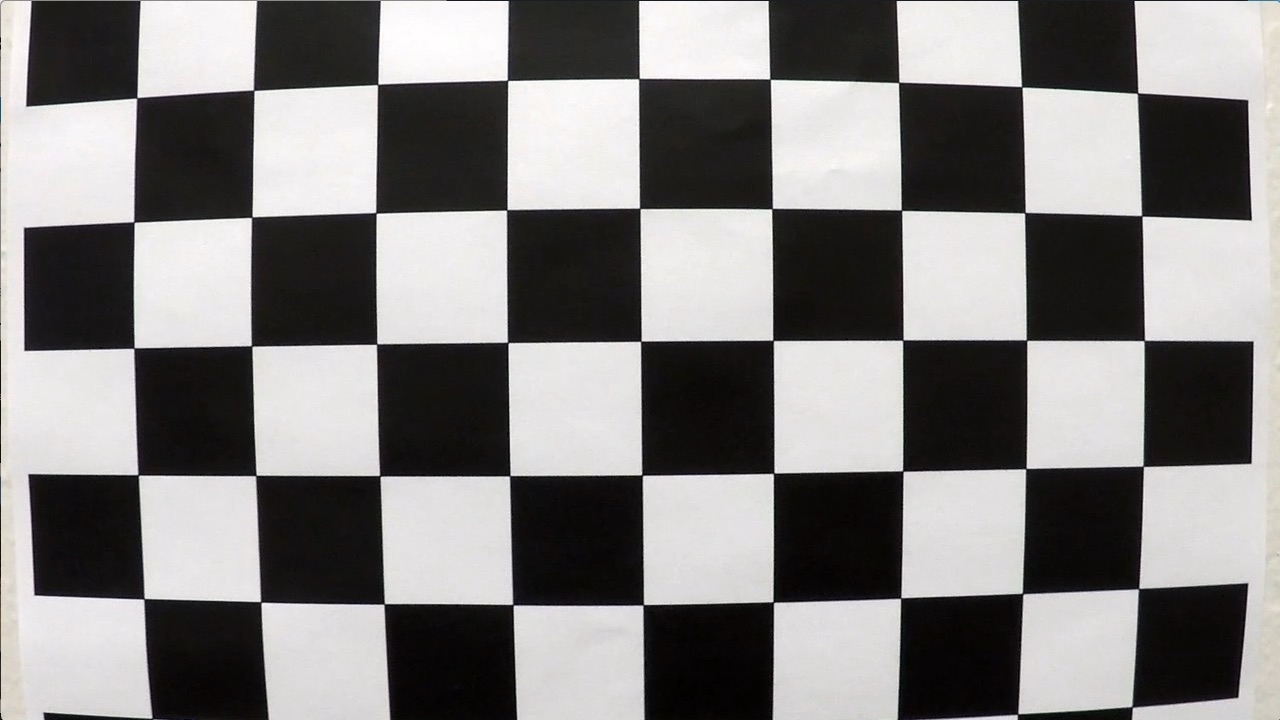
#> input picture Advanced Lane Finding Project/camera_cal/calibration1.jpg, 1280 x 720 px
$ jupyter execute --allow-errors finding_lane_lines.ipynb   (shell and % lines are left out)   (older library calls are emulated)
#> lines starting #> are read from the running program, lines starting #| are printed output that depends on the picture; after the words box and inside, x2 and y2 are one past the last pixel; in counts of white or black regions, pixels touching at a corner belong together
[cell 1]
import numpy as np
import cv2
import matplotlib.pyplot as plt
import matplotlib.image as mpimg
import glob
from moviepy.editor import VideoFileClip
from scipy import signal

[cell 2]
## EXAMPLE IMAGE WITH CORNERS DRAWN
nx = 9
ny = 5
img = cv2.imread("camera_cal/calibration1.jpg")
#> img is the input picture: shape (720, 1280, 3); mean B, G, R 127.8, 128.4, 130.1
gray = cv2.cvtColor(img, cv2.COLOR_BGR2GRAY)
ret, corners = cv2.findChessboardCorners(gray, (nx, ny), None)
#> ret = True; corners = 45 rows, first 8: [137.5, 96.45], [253.6, 90.19], [377.5, 84.48], [506.8, 79.62], [639.6, 77.4], [770.5, 79.55], [899.2, 82.02], [1022.5, 87.62]
if ret:
    cv2.drawChessboardCorners(img, (nx, ny), corners, ret)
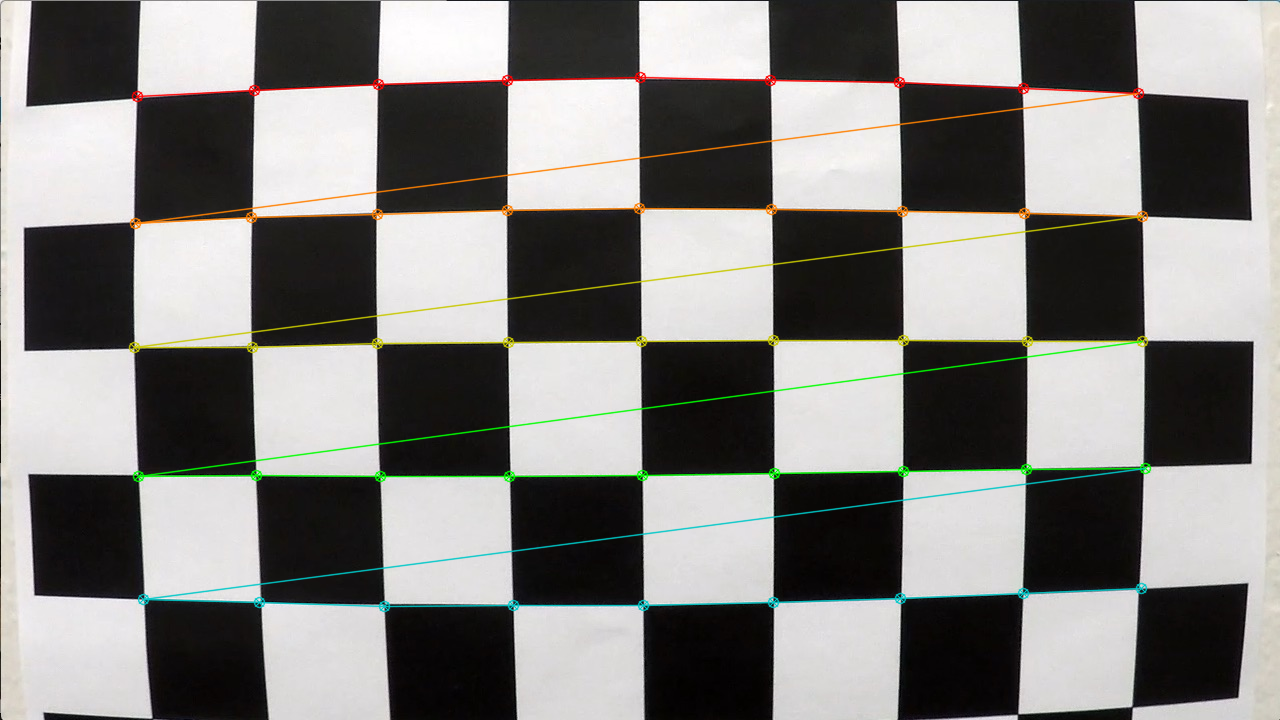
#> img: shape (720, 1280, 3); 3.34% of pixels changed, all inside (x1, y1, x2, y2) = (128, 71, 1152, 613)
    plt.imshow(img)

[cell 3]
## LOOP THROUGH ALL IMAGES, GENERATE IMG AND OBJECT POINTS
images = glob.glob("camera_cal/calibration*.jpg")
objpoints = []
imgpoints = []
objp = np.zeros((nx*ny, 3), np.float32)
objp[:,:2] = np.mgrid[0:nx,0:ny].T.reshape(-1, 2)

for fname in images:
    img = cv2.imread(fname)
    gray = cv2.cvtColor(img, cv2.COLOR_BGR2GRAY)
    ret, corners = cv2.findChessboardCorners(gray, (nx, ny), None)
    if ret:
        imgpoints.append(corners)
        objpoints.append(objp)

[cell 4]
## GENERATE DISTORTION COEFFICIENTS
ret, mtx, dist, rvecs, tvecs = cv2.calibrateCamera(objpoints, imgpoints,
                                                       img.shape[0:2], None,
                                                       None)
#> ret = 1.29; mtx = [[6366.1, 0, 674.1], [0, 6522.4, 461.3], [0, 0, 1]]; dist = [[-8.01, 112.6, -0.0593, -0.0469, -3644.1]]; rvecs = ([0.234, -0.0124, -0.00697],); tvecs = ([-4.26, -2.79, 47.33],)

# [4 lines left out: function cal_undistort, not called in this run]

[cell 5]
img = mpimg.imread("camera_cal/calibration1.jpg")
def cal_undistort(img, objpoints=objpoints, imgpoints=imgpoints):
    ## Undistort the picture
    undist = cv2.undistort(img, mtx, dist, None, mtx)
    return undist
mpimg.imsave("output_images/undistorted_chessboard.jpg", cal_undistort(img))

#> (a cell that did not finish here is left out)

[cell 7]
plt.imshow(img)

[cell 8]
img = cal_undistort(img)
mpimg.imsave("output_images/transformed_road.jpg", img)
original = img #for final plotting
plt.imshow(img)

[cell 9]
hls = cv2.cvtColor(img, cv2.COLOR_RGB2HLS).astype(np.float)
h_channel = hls[:,:,0]
l_channel = hls[:,:,1]
s_channel = hls[:,:,2]
plt.imshow(h_channel)

[cell 10]
plt.imshow(l_channel)

[cell 11]
plt.imshow(s_channel)

[cell 12]
## APPLY THRESHOLDS TO DETECT LANELINES
def pipeline(img, sx_thresh=(25, 75), lx_thresh=(50, 75), dir_thresh=(
        0.2*3.14, 0.8*3.14),
             ksize=9):
    # Convert to HLS color space
#> called with sx_thresh = (25, 75), lx_thresh = (50, 75), dir_thresh = (0.628, 2.51), ksize = 9
    hls = cv2.cvtColor(img, cv2.COLOR_RGB2HLS).astype(np.float)
    s_channel = hls[:,:,2]

    # Calculate Sobel X in the S Channel
    sobelx_s = cv2.Sobel(s_channel, cv2.CV_64F, 1, 0, ksize=ksize) # Take the
    abs_sobelx_s = np.absolute(sobelx_s) # Absolute x derivative to accentuate lines away from horizontal
    scaled_sobel_s = np.uint8(255*abs_sobelx_s/np.max(abs_sobelx_s))

    #Calculate direction of the gradient in the S Channel
    sobely_s = np.absolute(cv2.Sobel(s_channel, cv2.CV_64F, 0, 1, ksize=ksize))
    direction_s = np.arctan2(sobely_s, sobelx_s)


    l_channel = hls[:,:,1]
    # Calculate Sobel X in the L Channel
    sobelx_l = cv2.Sobel(l_channel, cv2.CV_64F, 1, 0, ksize=ksize) # Take the
    abs_sobelx_l = np.absolute(sobelx_l) # Absolute x derivative to accentuate lines away from horizontal
    scaled_sobel_l = np.uint8(255*abs_sobelx_l/np.max(abs_sobelx_l))

    #Calculate direction of the gradient in the L Channel
    sobely_l = np.absolute(cv2.Sobel(l_channel, cv2.CV_64F, 0, 1, ksize=ksize))
    direction_l = np.arctan2(sobely_l, sobelx_l)
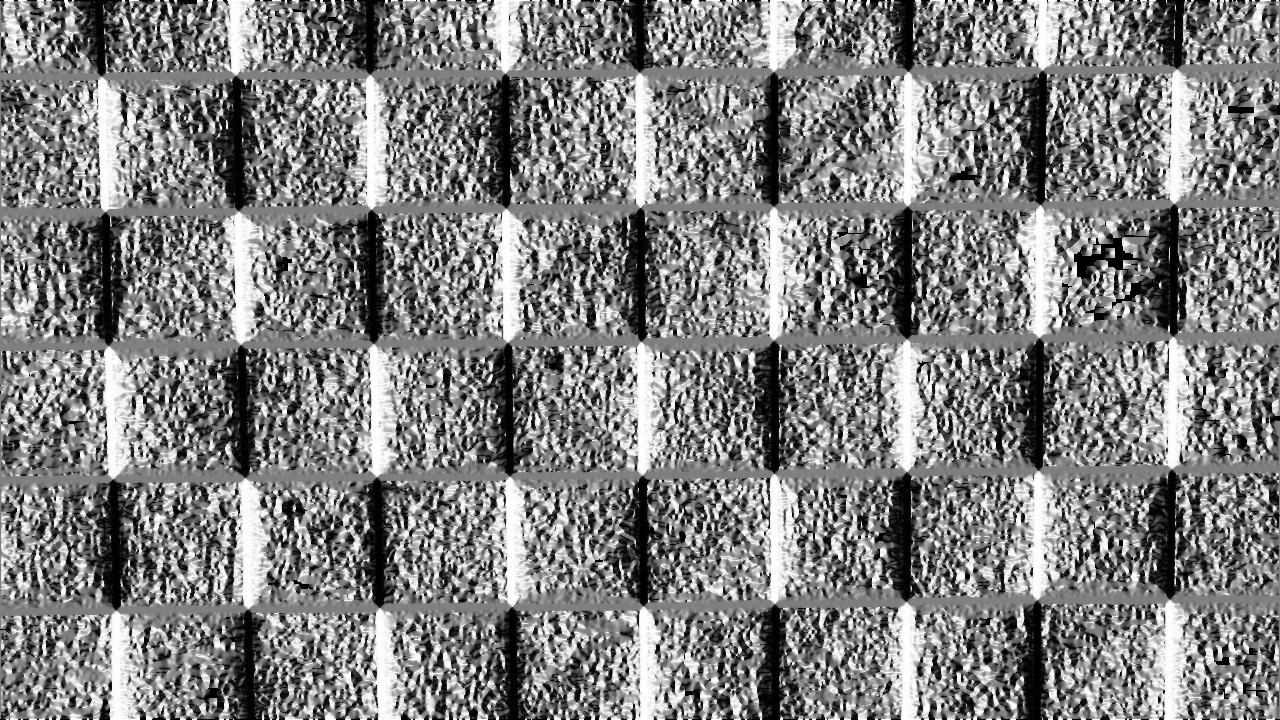
#> direction_l: shape (720, 1280) float64; min 0, max 3.14, mean 1.58; drawn with min black and max white

    # Threshold. Sobel X and gradient direction must meet thresholds in either l or s channel
    sxbinary = np.zeros_like(scaled_sobel_l)
    sxbinary[((scaled_sobel_s >= sx_thresh[0]) & (scaled_sobel_s <= sx_thresh[1])
    & (direction_s >= dir_thresh[0]) & (direction_s <= dir_thresh[1])) |
            ((scaled_sobel_l >= lx_thresh[0]) & (scaled_sobel_l <= lx_thresh[1])
    & (direction_l >= dir_thresh[0]) & (direction_l <= dir_thresh[1]))] = 1
    return sxbinary

mpimg.imsave("output_images/binary.jpg", pipeline(img))
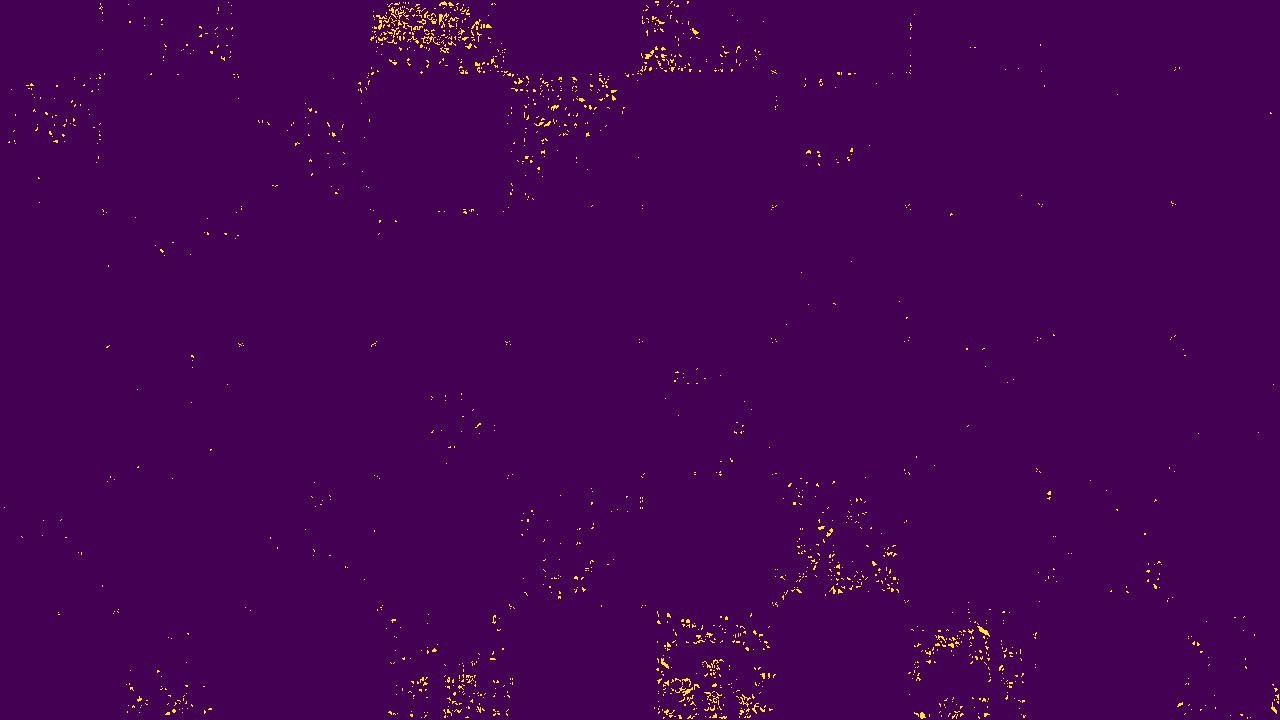
#> saved as binary.jpg: shape (720, 1280, 3); mean R, G, B 69.3, 2, 82.7
plt.imshow(pipeline(img))
detected = pipeline(img)
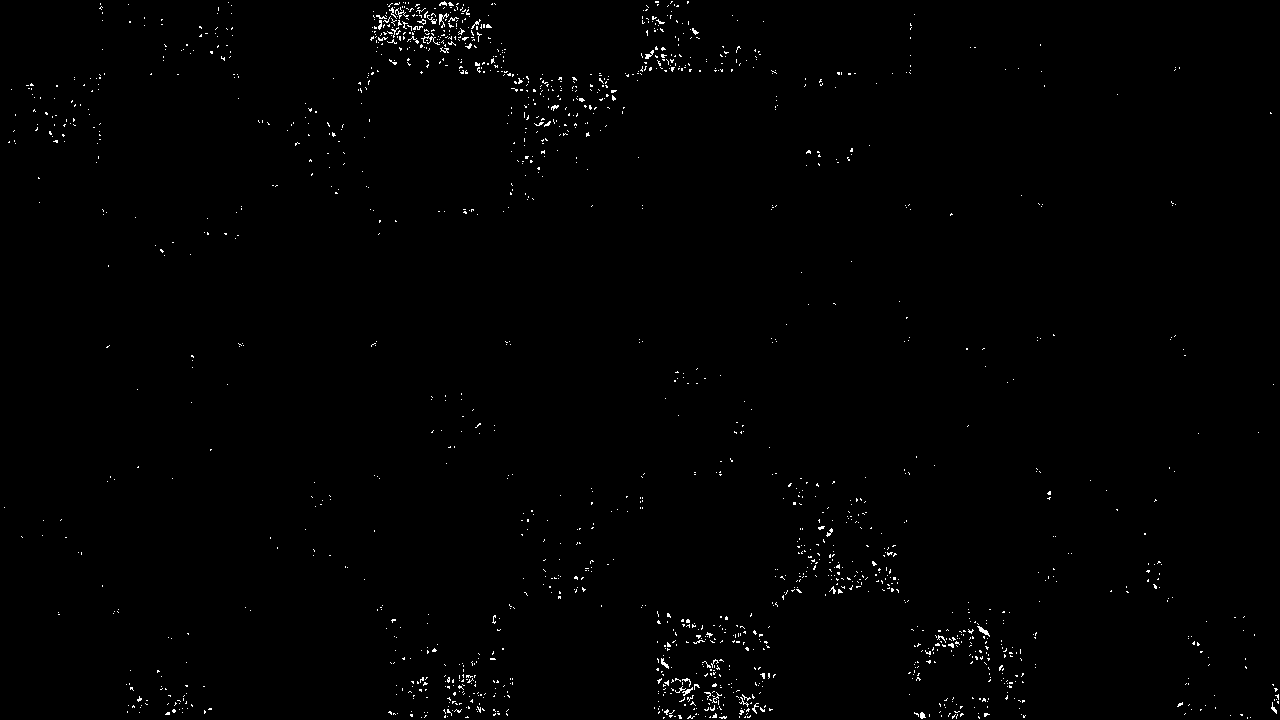
#> detected: shape (720, 1280); values 0 (black) and 1 (white), 0.72% white in thin lines or dots

[cell 13]
offset_x = 10
width = 300
height = 2270
#src = np.float32([[588, 446], [697, 448], [1079, 689], [233, 679]]) #Coordinates in pixel spaces
dst = np.float32([[offset_x, 0], [width-offset_x, 0], [width-offset_x, height], [offset_x, height]]) #Coordinates in real space (birdseye)

[cell 14]
## WARP THE IMAGE INTO SIMULATED REAL-WORLD SPACE
def warp(img, dst=dst):
    src = np.float32([[img.shape[1]*.459, img.shape[0]*.619], [img.shape[1]*.544, img.shape[0]*.622], [img.shape[1]*.842, img.shape[0]*.957], [img.shape[1]*.182, img.shape[0]*.943]]) #Coordinates in pixel spaces
    M = cv2.getPerspectiveTransform(src, dst)
#> M = [[-0.219, -0.358, 287.2], [0.13, -6.54, 2839], [5.28e-05, -0.00251, 1]]
    warped = cv2.warpPerspective(img, M, (300, 2270),
                                 flags=cv2.INTER_LINEAR)
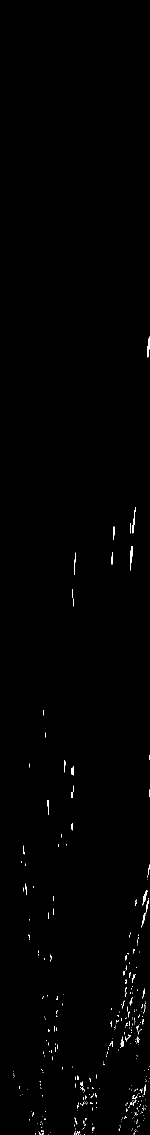
#> warped: shape (2270, 300) (shown at 1/2 size); values 0 (black) and 1 (white), 0.44% white in thin lines or dots, all inside (x1, y1, x2, y2) = (26, 673, 300, 2270)
    return warped, src
plt.imshow(warp(detected)[0])
mpimg.imsave("output_images/distorted.jpg", warp(detected)[0])
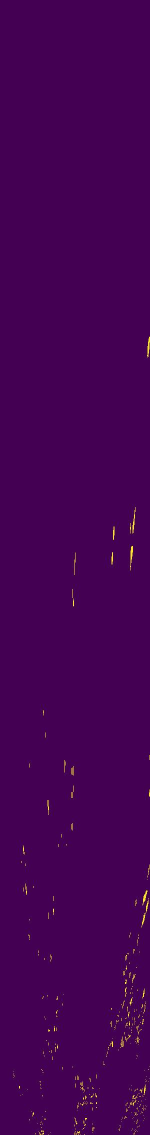
#> saved as distorted.jpg: shape (2270, 300, 3) (shown at 1/2 size); mean R, G, B 68.8, 1.1, 82.8
warped, src = warp(detected)
#> src = [[587.5, 445.7], [696.3, 447.8], [1077.8, 689], [233, 679]]
